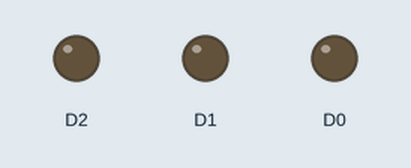
The sketch below on a simulated ESP8266 (NodeMCU). Parts: output pins drawn as LEDs (lit = HIGH).

Above: at 0.2 s.
At 0.7 s:
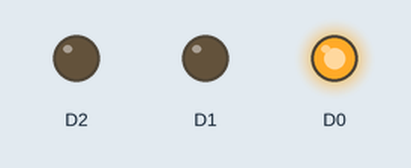
At 1.7 s:
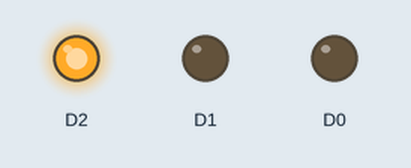
At 2.7 s:
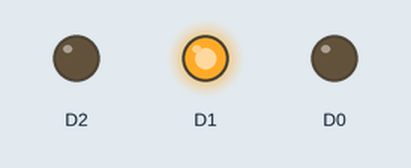
Timing chart, 0 to 3.5 s (numbered marks = the images above):
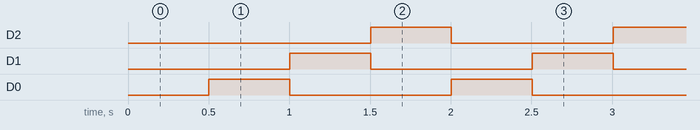

The sketch:

evm_lab1_5.ino
```cpp
uint8_t CrrentD3 = 0;
unsigned int timerCount;
int step = 0;

void setup() {
  pinMode(D0, OUTPUT);
  pinMode(D1, OUTPUT);
  pinMode(D2, OUTPUT);
}

void loop() {
  if ((millis() - timerCount) > 500){
    timerCount = millis();
    if (step == 0){
      digitalWrite(D0, HIGH);
      digitalWrite(D1, LOW);
      digitalWrite(D2, LOW);
    }
    else if (step == 1){
      digitalWrite(D0, LOW);
      digitalWrite(D1, HIGH);
      digitalWrite(D2, LOW);
    }
    else if (step == 2){
      digitalWrite(D0, LOW);
      digitalWrite(D1, LOW);
      digitalWrite(D2, HIGH);
    }
    ++step;
    if (step >= 3) step = 0;
  }
}
```

Measured:
- by itself, D2, D1, D0: alternates HIGH for 0.50 s and LOW for 1.0 s
- by itself, everything shown: repeats every 1.5 s, in 3 steps
